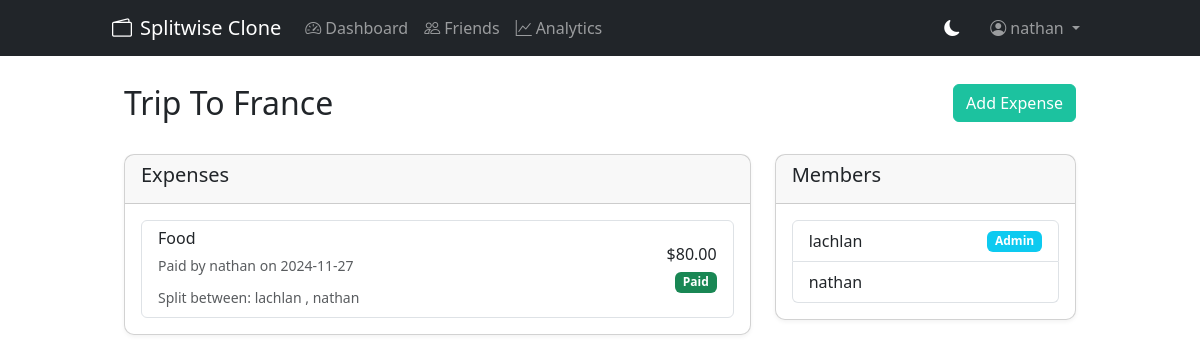
Screenshot of /group/1 (signed in) with the database file from the repository.
### models.py (models this page shows, shortened)
class User(UserMixin, db.Model):
    id = db.Column(db.Integer, primary_key=True)
    username = db.Column(db.String(80), unique=True, nullable=False)
    first_name = db.Column(db.String(50), nullable=True)
    last_name = db.Column(db.String(50), nullable=True)
    display_name = db.Column(db.String(100), nullable=True)
    email = db.Column(db.String(120), unique=True, nullable=True)
    password = db.Column(db.String(255), nullable=False)
    expenses_paid = db.relationship('Expense', back_populates='paid_by')
    groups = db.relationship('Group', secondary=group_members, back_populates='members')
    friends = db.relationship('User',
        secondary=friendships,
        primaryjoin='User.id==friendships.c.user_id',
        secondaryjoin='User.id==friendships.c.friend_id',
        lazy='dynamic'
    )
    friend_requests_sent = db.relationship('FriendRequest',
        foreign_keys='FriendRequest.sender_id',
        backref=db.backref('sender', lazy=True),
        lazy='dynamic'
    )
    friend_requests_received = db.relationship('FriendRequest',
        foreign_keys='FriendRequest.receiver_id',
        backref=db.backref('receiver', lazy=True),
        lazy='dynamic'
    )
    group_invites_received = db.relationship('GroupInvite',
        foreign_keys='GroupInvite.invitee_id',
        back_populates='invitee'
    )
    group_invites_sent = db.relationship('GroupInvite',
        foreign_keys='GroupInvite.inviter_id',
        back_populates='inviter'
    )

class Group(db.Model):
    id = db.Column(db.Integer, primary_key=True)
    name = db.Column(db.String(100), nullable=False)
    created_by_id = db.Column(db.Integer, db.ForeignKey('user.id'), nullable=False)
    created_at = db.Column(db.DateTime, default=datetime.utcnow)
    members = db.relationship('User', secondary=group_members, back_populates='groups')
    expenses = db.relationship('Expense', back_populates='group')
    invites = db.relationship('GroupInvite', back_populates='group')
    created_by = db.relationship('User', foreign_keys=[created_by_id])

class Expense(db.Model):
    id = db.Column(db.Integer, primary_key=True)
    description = db.Column(db.String(200), nullable=False)
    amount = db.Column(db.Float, nullable=False)
    date = db.Column(db.DateTime, nullable=False, default=datetime.utcnow)
    timestamp = db.Column(db.DateTime, nullable=False, default=datetime.utcnow)  # Keep both for backward compatibility
    category = db.Column(db.String(50), nullable=False, default='Other')
    paid_by_id = db.Column(db.Integer, db.ForeignKey('user.id'), nullable=False)
    group_id = db.Column(db.Integer, db.ForeignKey('group.id'), nullable=False)
    paid_by = db.relationship('User', back_populates='expenses_paid')
    group = db.relationship('Group', back_populates='expenses')
    shares = db.relationship('ExpenseShare', back_populates='expense', cascade='all, delete-orphan')

class ExpenseShare(db.Model):
    id = db.Column(db.Integer, primary_key=True)
    amount = db.Column(db.Float, nullable=False)
    paid = db.Column(db.Boolean, default=False)
    expense_id = db.Column(db.Integer, db.ForeignKey('expense.id'), nullable=False)
    user_id = db.Column(db.Integer, db.ForeignKey('user.id'), nullable=False)
    expense = db.relationship('Expense', back_populates='shares')
    user = db.relationship('User')

### app.py (the view)
@app.route('/group/<int:group_id>')
@login_required
def group_details(group_id):
    group = Group.query.get_or_404(group_id)
    if current_user not in group.members:
        flash('You are not a member of this group.', 'danger')
        return redirect(url_for('dashboard'))
    expenses = group.expenses
    invite_form = GroupInviteForm()
    invite_form.friend.choices = [(f.id, f.username) for f in current_user.friends.all()
                                if f not in group.members]
    return render_template('group_details.html', group=group, expenses=expenses, invite_form=invite_form)

### app.py (called while the page is built)
@login_manager.user_loader
def load_user(user_id):
    return User.query.get(int(user_id))

### templates/group_details.html (shortened to what this page needs)
{% extends "base.html" %}
{% block content %}
<div class="container mt-4">
    <div class="row mb-4">
        <div class="col-md-8">
            <h2>{{ group.name }}</h2>
        </div>
        <div class="col-md-4 text-end">
            <a href="{{ url_for('add_expense', group_id=group.id) }}" class="btn btn-primary">Add Expense</a>
        </div>
    </div>
    <div class="row">
        <div class="col-md-8">
            <div class="card mb-4">
                <div class="card-header">
                    <h5>Expenses</h5>
                </div>
                <div class="card-body">
                    {% if expenses %}
                    <div class="list-group">
                        {% for expense in expenses %}
                        <div class="list-group-item">
                            <div class="d-flex justify-content-between align-items-center">
                                <div>
                                    <h6 class="mb-1">{{ expense.description }}</h6>
                                    <small class="text-muted">
                                        Paid by {{ expense.paid_by.username }} on
                                        {{ expense.date.strftime('%Y-%m-%d') }}
                                    </small>
                                    <div class="mt-2">
                                        <small class="text-muted">
                                            Split between:
                                            {% for share in expense.shares %}
                                                {{ share.user.username }}
                                                {% if not loop.last %}, {% endif %}
                                            {% endfor %}
                                        </small>
                                    </div>
                                </div>
                                <div class="text-end">
                                    <h6 class="mb-1">${{ "%.2f"|format(expense.amount) }}</h6>
                                    {% for share in expense.shares %}
                                        {% if share.user == current_user %}
                                            {% if share.paid %}
                                                <span class="badge bg-success">Paid</span>
                                            {% endif %}
                                        {% endif %}
                                    {% endfor %}
                                </div>
                            </div>
                        </div>
                        {% endfor %}
                    </div>
                    {% else %}
                    <p class="text-muted">No expenses recorded yet.</p>
                    {% endif %}
                </div>
            </div>
        </div>
        <div class="col-md-4">
            <div class="card mb-4">
                <div class="card-header">
                    <h5>Members</h5>
                </div>
                <div class="card-body">
                    <ul class="list-group">
                        {% for member in group.members %}
                        <li class="list-group-item d-flex justify-content-between align-items-center">
                            {{ member.username }}
                            {% if member == group.created_by %}
                            <span class="badge bg-info">Admin</span>
                            {% endif %}
                        </li>
                        {% endfor %}
                    </ul>
                </div>
            </div>
        </div>
    </div>
</div>
{% endblock %}

### templates/base.html (shortened to what this page needs)
<!DOCTYPE html>
<html lang="en" data-bs-theme="light">
<head>
    <link href="https://cdn.jsdelivr.net/npm/bootstrap@5.3.0/dist/css/bootstrap.min.css" rel="stylesheet">
    <link rel="stylesheet" href="https://cdn.jsdelivr.net/npm/bootstrap-icons@1.7.2/font/bootstrap-icons.css">
</head>
<body>
    <nav class="navbar navbar-expand-lg navbar-dark bg-dark fixed-top">
        <div class="container">
            <a class="navbar-brand" href="{{ url_for('home') }}">
                <i class="bi bi-wallet2 me-2"></i>Splitwise Clone
            </a>
            <div class="collapse navbar-collapse" id="navbarNav">
                <ul class="navbar-nav me-auto">
                    {% if current_user.is_authenticated %}
                    <li class="nav-item">
                        <a class="nav-link" href="{{ url_for('dashboard') }}">
                            <i class="bi bi-speedometer2 me-1"></i>Dashboard
                        </a>
                    </li>
                    <li class="nav-item">
                        <a class="nav-link" href="{{ url_for('friends') }}">
                            <i class="bi bi-people me-1"></i>Friends
                        </a>
                    </li>
                    <li class="nav-item">
                        <a class="nav-link" href="{{ url_for('analytics') }}">
                            <i class="bi bi-graph-up me-1"></i>Analytics
                        </a>
                    </li>
                    {% endif %}
                </ul>
                <ul class="navbar-nav align-items-center">
                    <li class="nav-item">
                        <div class="dark-mode-toggle" onclick="toggleDarkMode()">
                            <i class="bi bi-moon-fill" id="darkModeIcon"></i>
                        </div>
                    </li>
                    {% if current_user.is_authenticated %}
                    <li class="nav-item dropdown">
                        <a class="nav-link dropdown-toggle" href="#" id="navbarDropdown" role="button" data-bs-toggle="dropdown">
                            <i class="bi bi-person-circle me-1"></i>{{ current_user.username }}
                        </a>
                    </li>
                    {% endif %}
                </ul>
            </div>
        </div>
    </nav>
    <div class="container mt-4">
        {% block content %}{% endblock %}
    </div>
</body>
</html>

### rows the page displays
User: username "nathan"
Group: name "Trip To France"
Expense: description "Food", paid_by.username "nathan", date "2024-11-27", amount "80.00"
ExpenseShare: user.username "lachlan"
ExpenseShare: user.username "nathan", paid "Paid"
User: username "lachlan", shows "Admin"
